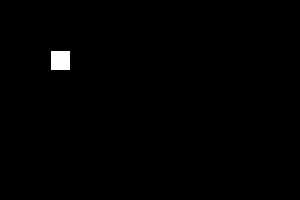
Frame 1 (no input)
Frame 60 (the mouse pressed at the canvas centre just before this capture): identical to frame 1, image omitted
Frame 120 (the mouse held since frame 60 and released just before this capture): identical to frame 1, image omitted

The Processing sketch that drew this single still picture (run headless with seeded random() and noise(); from frame 60 on, the mouse is pressed at the canvas centre):

// Processing sketch: Hoofdstuk_12_6_Verdieping
// ── Hoofdstuk_12_6_Verdieping.pde
int updown =50; 
int leftright =50;

void setup(){
size(300,200);
background(0,0,0);
}

void draw(){
rect(leftright,updown,20,20);
}

void keyPressed(){
if(keyCode == 38){
updown -= 10;
clear();
println("is omhoog");
}
else if(keyCode == 40){
updown += 10;
clear();
println("is omlaag");
}
else if(keyCode == 37){
leftright -= 10;
clear();
println("is links");
}
else if(keyCode == 39){
leftright += 10;
clear();
println("is rechts");
}
}
